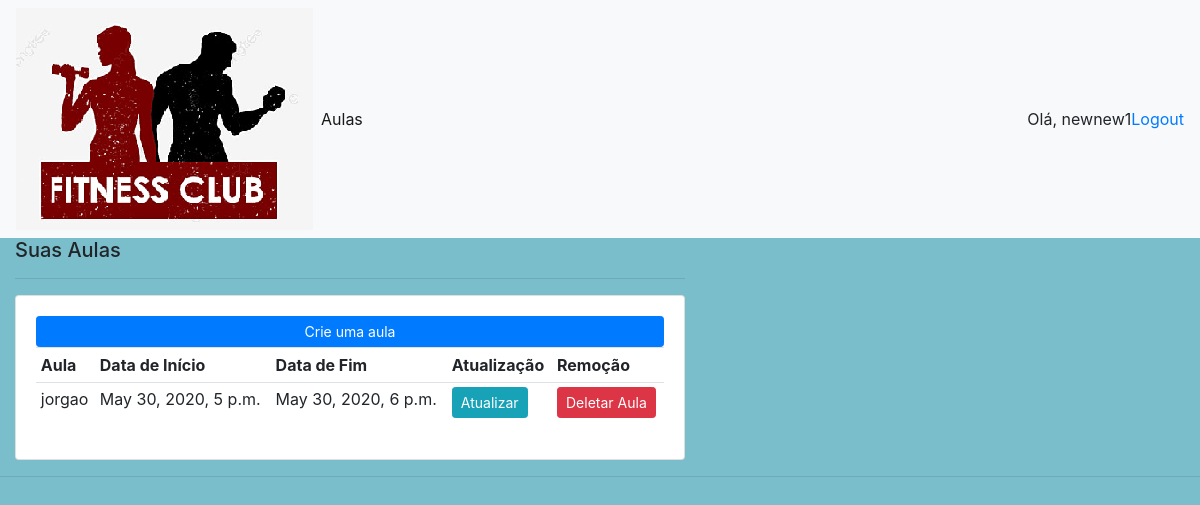
Before: /dashboard_professor/ (signed in) with the older database file.
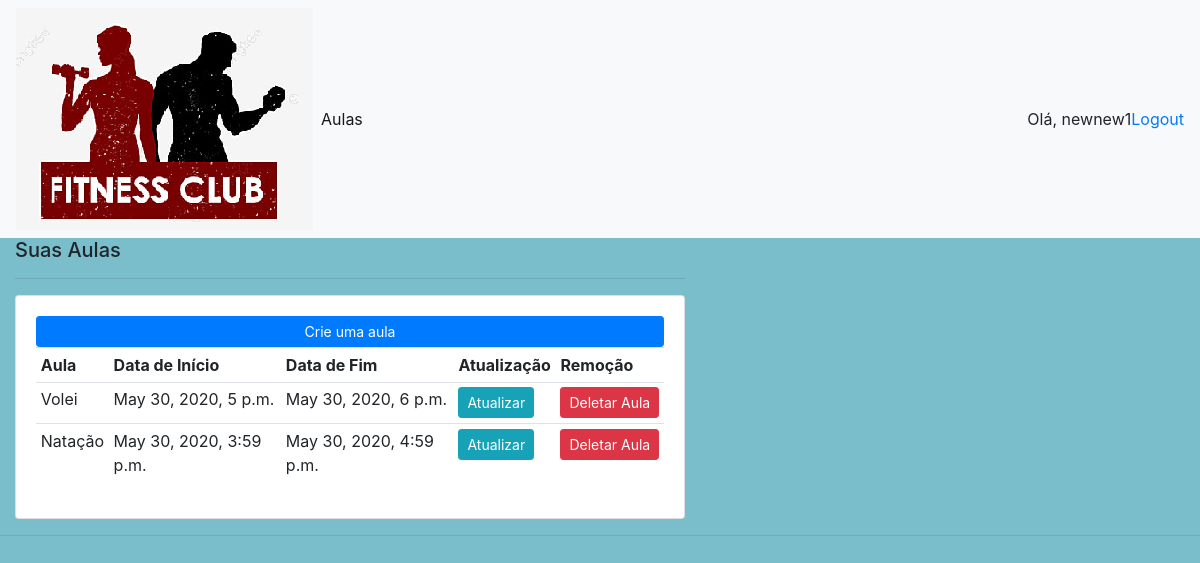
After: the same page with the newer database file.
### account/models.py (models this page shows, shortened)
class Class(models.Model):
    user = models.ForeignKey(User, verbose_name="user", null=True, on_delete=models.SET_NULL)
    class_name = models.CharField(max_length=200, verbose_name="Aula", null=True)
    start_date = models.DateTimeField(null=True, verbose_name="Data de Início")
    end_date = models.DateTimeField(null=True, verbose_name="Data de Fim")

### account/decorators.py (the view)
    def wrapper_function(request, *args, **kwargs):
        group = None
        if request.user.groups.exists():
            group = request.user.groups.all()[0].name
            if group == 'student':
                return redirect('dashboard_student')
            else:
                return view_func(request, *args, **kwargs)

### account/views.py (called while the page is built)
@login_required(login_url='login')
@professor_and_admin_only
def dashboard_professor(request):
    classes = Class.objects.filter(user=request.user)
    context = {'classes': classes}
    return render(request, 'accounts/dashboard_professor.html', context)

### account/templates/accounts/dashboard_professor.html
{%  extends 'accounts/main_professor_page.html' %}
{% load static %}
{% block content %}
<div class="col-md-7">
		<h5>Suas Aulas</h5>
		<hr>
		<div class="card card-body">
			<a class="btn btn-primary  btn-sm btn-block" href="{% url 'create_class' %}">Crie uma aula</a>
			<table class="table table-sm">
				<tr>
					<th>Aula</th>
					<th>Data de Início</th>
					<th>Data de Fim</th>
					<th>Atualização</th>
					<th>Remoção</th>
				</tr>
				{% for class in classes %}
					<tr>
						<td>{{class.class_name}}</td>
						<td>{{class.start_date}}</td>
						<td>{{class.end_date}}</td>
						<td><a class="btn btn-sm btn-info" href="{% url 'update_class' class.id %}">Atualizar</a></td>
						<td><a class="btn btn-sm btn-danger" href="{% url 'delete_class' class.id %}">Deletar Aula</a></td>
					</tr>
				{% endfor %}
			</table>
		</div>
	</div>
{% endblock %}

Changed rows visible on the page:
changed Class: class_name "jorgao" → "Volei"
added Class: class_name "Natação", start_date "May 30, 2020, 3:59 p.m.", end_date "May 30, 2020, 4:59 p.m."
